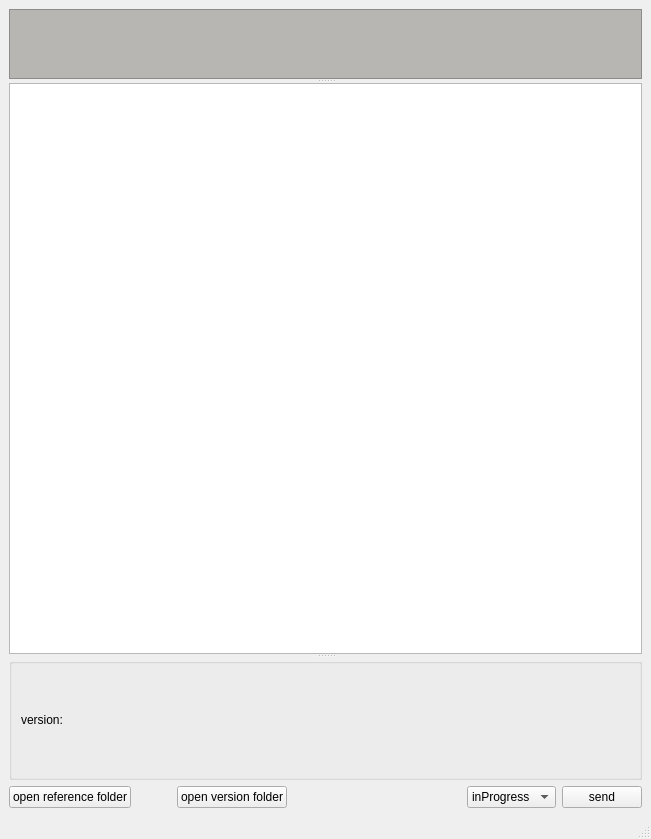
<?xml version="1.0" encoding="UTF-8"?>
<ui version="4.0">
 <class>MainWindow</class>
 <widget class="QMainWindow" name="MainWindow">
  <property name="geometry">
   <rect>
    <x>0</x>
    <y>0</y>
    <width>651</width>
    <height>839</height>
   </rect>
  </property>
  <property name="windowTitle">
   <string>MainWindow</string>
  </property>
  <property name="documentMode">
   <bool>false</bool>
  </property>
  <widget class="QWidget" name="centralwidget">
   <layout class="QVBoxLayout" name="verticalLayout">
    <item>
     <widget class="QSplitter" name="splitter">
      <property name="sizePolicy">
       <sizepolicy hsizetype="MinimumExpanding" vsizetype="Expanding">
        <horstretch>0</horstretch>
        <verstretch>0</verstretch>
       </sizepolicy>
      </property>
      <property name="orientation">
       <enum>Qt::Vertical</enum>
      </property>
      <widget class="QScrollArea" name="scrollArea">
       <property name="sizePolicy">
        <sizepolicy hsizetype="Expanding" vsizetype="Maximum">
         <horstretch>0</horstretch>
         <verstretch>0</verstretch>
        </sizepolicy>
       </property>
       <property name="palette">
        <palette>
         <active>
          <colorrole role="WindowText">
           <brush brushstyle="SolidPattern">
            <color alpha="255">
             <red>0</red>
             <green>0</green>
             <blue>0</blue>
            </color>
           </brush>
          </colorrole>
          <colorrole role="Button">
           <brush brushstyle="SolidPattern">
            <color alpha="255">
             <red>184</red>
             <green>182</green>
             <blue>179</blue>
            </color>
           </brush>
          </colorrole>
          <colorrole role="Light">
           <brush brushstyle="SolidPattern">
            <color alpha="255">
             <red>255</red>
             <green>255</green>
             <blue>255</blue>
            </color>
           </brush>
          </colorrole>
          <colorrole role="Midlight">
           <brush brushstyle="SolidPattern">
            <color alpha="255">
             <red>219</red>
             <green>218</green>
             <blue>217</blue>
            </color>
           </brush>
          </colorrole>
          <colorrole role="Dark">
           <brush brushstyle="SolidPattern">
            <color alpha="255">
             <red>92</red>
             <green>91</green>
             <blue>89</blue>
            </color>
           </brush>
          </colorrole>
          <colorrole role="Mid">
           <brush brushstyle="SolidPattern">
            <color alpha="255">
             <red>123</red>
             <green>121</green>
             <blue>119</blue>
            </color>
           </brush>
          </colorrole>
          <colorrole role="Text">
           <brush brushstyle="SolidPattern">
            <color alpha="255">
             <red>0</red>
             <green>0</green>
             <blue>0</blue>
            </color>
           </brush>
          </colorrole>
          <colorrole role="BrightText">
           <brush brushstyle="SolidPattern">
            <color alpha="255">
             <red>255</red>
             <green>255</green>
             <blue>255</blue>
            </color>
           </brush>
          </colorrole>
          <colorrole role="ButtonText">
           <brush brushstyle="SolidPattern">
            <color alpha="255">
             <red>0</red>
             <green>0</green>
             <blue>0</blue>
            </color>
           </brush>
          </colorrole>
          <colorrole role="Base">
           <brush brushstyle="SolidPattern">
            <color alpha="255">
             <red>255</red>
             <green>255</green>
             <blue>255</blue>
            </color>
           </brush>
          </colorrole>
          <colorrole role="Window">
           <brush brushstyle="SolidPattern">
            <color alpha="255">
             <red>184</red>
             <green>182</green>
             <blue>179</blue>
            </color>
           </brush>
          </colorrole>
          <colorrole role="Shadow">
           <brush brushstyle="SolidPattern">
            <color alpha="255">
             <red>0</red>
             <green>0</green>
             <blue>0</blue>
            </color>
           </brush>
          </colorrole>
          <colorrole role="AlternateBase">
           <brush brushstyle="SolidPattern">
            <color alpha="255">
             <red>219</red>
             <green>218</green>
             <blue>217</blue>
            </color>
           </brush>
          </colorrole>
          <colorrole role="ToolTipBase">
           <brush brushstyle="SolidPattern">
            <color alpha="255">
             <red>255</red>
             <green>255</green>
             <blue>220</blue>
            </color>
           </brush>
          </colorrole>
          <colorrole role="ToolTipText">
           <brush brushstyle="SolidPattern">
            <color alpha="255">
             <red>0</red>
             <green>0</green>
             <blue>0</blue>
            </color>
           </brush>
          </colorrole>
         </active>
         <inactive>
          <colorrole role="WindowText">
           <brush brushstyle="SolidPattern">
            <color alpha="255">
             <red>0</red>
             <green>0</green>
             <blue>0</blue>
            </color>
           </brush>
          </colorrole>
          <colorrole role="Button">
           <brush brushstyle="SolidPattern">
            <color alpha="255">
             <red>184</red>
             <green>182</green>
             <blue>179</blue>
            </color>
           </brush>
          </colorrole>
          <colorrole role="Light">
           <brush brushstyle="SolidPattern">
            <color alpha="255">
             <red>255</red>
             <green>255</green>
             <blue>255</blue>
            </color>
           </brush>
          </colorrole>
          <colorrole role="Midlight">
           <brush brushstyle="SolidPattern">
            <color alpha="255">
             <red>219</red>
             <green>218</green>
             <blue>217</blue>
            </color>
           </brush>
          </colorrole>
          <colorrole role="Dark">
           <brush brushstyle="SolidPattern">
            <color alpha="255">
             <red>92</red>
             <green>91</green>
             <blue>89</blue>
            </color>
           </brush>
          </colorrole>
          <colorrole role="Mid">
           <brush brushstyle="SolidPattern">
            <color alpha="255">
             <red>123</red>
             <green>121</green>
             <blue>119</blue>
            </color>
           </brush>
          </colorrole>
          <colorrole role="Text">
           <brush brushstyle="SolidPattern">
            <color alpha="255">
             <red>0</red>
             <green>0</green>
             <blue>0</blue>
            </color>
           </brush>
          </colorrole>
          <colorrole role="BrightText">
           <brush brushstyle="SolidPattern">
            <color alpha="255">
             <red>255</red>
             <green>255</green>
             <blue>255</blue>
            </color>
           </brush>
          </colorrole>
          <colorrole role="ButtonText">
           <brush brushstyle="SolidPattern">
            <color alpha="255">
             <red>0</red>
             <green>0</green>
             <blue>0</blue>
            </color>
           </brush>
          </colorrole>
          <colorrole role="Base">
           <brush brushstyle="SolidPattern">
            <color alpha="255">
             <red>255</red>
             <green>255</green>
             <blue>255</blue>
            </color>
           </brush>
          </colorrole>
          <colorrole role="Window">
           <brush brushstyle="SolidPattern">
            <color alpha="255">
             <red>184</red>
             <green>182</green>
             <blue>179</blue>
            </color>
           </brush>
          </colorrole>
          <colorrole role="Shadow">
           <brush brushstyle="SolidPattern">
            <color alpha="255">
             <red>0</red>
             <green>0</green>
             <blue>0</blue>
            </color>
           </brush>
          </colorrole>
          <colorrole role="AlternateBase">
           <brush brushstyle="SolidPattern">
            <color alpha="255">
             <red>219</red>
             <green>218</green>
             <blue>217</blue>
            </color>
           </brush>
          </colorrole>
          <colorrole role="ToolTipBase">
           <brush brushstyle="SolidPattern">
            <color alpha="255">
             <red>255</red>
             <green>255</green>
             <blue>220</blue>
            </color>
           </brush>
          </colorrole>
          <colorrole role="ToolTipText">
           <brush brushstyle="SolidPattern">
            <color alpha="255">
             <red>0</red>
             <green>0</green>
             <blue>0</blue>
            </color>
           </brush>
          </colorrole>
         </inactive>
         <disabled>
          <colorrole role="WindowText">
           <brush brushstyle="SolidPattern">
            <color alpha="255">
             <red>92</red>
             <green>91</green>
             <blue>89</blue>
            </color>
           </brush>
          </colorrole>
          <colorrole role="Button">
           <brush brushstyle="SolidPattern">
            <color alpha="255">
             <red>184</red>
             <green>182</green>
             <blue>179</blue>
            </color>
           </brush>
          </colorrole>
          <colorrole role="Light">
           <brush brushstyle="SolidPattern">
            <color alpha="255">
             <red>255</red>
             <green>255</green>
             <blue>255</blue>
            </color>
           </brush>
          </colorrole>
          <colorrole role="Midlight">
           <brush brushstyle="SolidPattern">
            <color alpha="255">
             <red>219</red>
             <green>218</green>
             <blue>217</blue>
            </color>
           </brush>
          </colorrole>
          <colorrole role="Dark">
           <brush brushstyle="SolidPattern">
            <color alpha="255">
             <red>92</red>
             <green>91</green>
             <blue>89</blue>
            </color>
           </brush>
          </colorrole>
          <colorrole role="Mid">
           <brush brushstyle="SolidPattern">
            <color alpha="255">
             <red>123</red>
             <green>121</green>
             <blue>119</blue>
            </color>
           </brush>
          </colorrole>
          <colorrole role="Text">
           <brush brushstyle="SolidPattern">
            <color alpha="255">
             <red>92</red>
             <green>91</green>
             <blue>89</blue>
            </color>
           </brush>
          </colorrole>
          <colorrole role="BrightText">
           <brush brushstyle="SolidPattern">
            <color alpha="255">
             <red>255</red>
             <green>255</green>
             <blue>255</blue>
            </color>
           </brush>
          </colorrole>
          <colorrole role="ButtonText">
           <brush brushstyle="SolidPattern">
            <color alpha="255">
             <red>92</red>
             <green>91</green>
             <blue>89</blue>
            </color>
           </brush>
          </colorrole>
          <colorrole role="Base">
           <brush brushstyle="SolidPattern">
            <color alpha="255">
             <red>184</red>
             <green>182</green>
             <blue>179</blue>
            </color>
           </brush>
          </colorrole>
          <colorrole role="Window">
           <brush brushstyle="SolidPattern">
            <color alpha="255">
             <red>184</red>
             <green>182</green>
             <blue>179</blue>
            </color>
           </brush>
          </colorrole>
          <colorrole role="Shadow">
           <brush brushstyle="SolidPattern">
            <color alpha="255">
             <red>0</red>
             <green>0</green>
             <blue>0</blue>
            </color>
           </brush>
          </colorrole>
          <colorrole role="AlternateBase">
           <brush brushstyle="SolidPattern">
            <color alpha="255">
             <red>184</red>
             <green>182</green>
             <blue>179</blue>
            </color>
           </brush>
          </colorrole>
          <colorrole role="ToolTipBase">
           <brush brushstyle="SolidPattern">
            <color alpha="255">
             <red>255</red>
             <green>255</green>
             <blue>220</blue>
            </color>
           </brush>
          </colorrole>
          <colorrole role="ToolTipText">
           <brush brushstyle="SolidPattern">
            <color alpha="255">
             <red>0</red>
             <green>0</green>
             <blue>0</blue>
            </color>
           </brush>
          </colorrole>
         </disabled>
        </palette>
       </property>
       <property name="horizontalScrollBarPolicy">
        <enum>Qt::ScrollBarAlwaysOff</enum>
       </property>
       <property name="widgetResizable">
        <bool>true</bool>
       </property>
       <property name="alignment">
        <set>Qt::AlignLeading|Qt::AlignLeft|Qt::AlignTop</set>
       </property>
       <widget class="QWidget" name="scrollAreaWidgetContents">
        <property name="geometry">
         <rect>
          <x>0</x>
          <y>0</y>
          <width>637</width>
          <height>70</height>
         </rect>
        </property>
        <layout class="QVBoxLayout" name="verticalLayout_2"/>
       </widget>
      </widget>
      <widget class="QPlainTextEdit" name="plainTextEdit">
       <property name="sizePolicy">
        <sizepolicy hsizetype="Expanding" vsizetype="Minimum">
         <horstretch>0</horstretch>
         <verstretch>0</verstretch>
        </sizepolicy>
       </property>
       <property name="minimumSize">
        <size>
         <width>0</width>
         <height>2</height>
        </size>
       </property>
       <property name="maximumSize">
        <size>
         <width>16777215</width>
         <height>16777215</height>
        </size>
       </property>
      </widget>
      <widget class="QGroupBox" name="groupBox_2">
       <property name="sizePolicy">
        <sizepolicy hsizetype="Preferred" vsizetype="Fixed">
         <horstretch>0</horstretch>
         <verstretch>0</verstretch>
        </sizepolicy>
       </property>
       <property name="title">
        <string/>
       </property>
       <layout class="QHBoxLayout" name="horizontalLayout_2">
        <item>
         <widget class="QLabel" name="reviewVersion">
          <property name="sizePolicy">
           <sizepolicy hsizetype="Preferred" vsizetype="Fixed">
            <horstretch>0</horstretch>
            <verstretch>0</verstretch>
           </sizepolicy>
          </property>
          <property name="text">
           <string>version:</string>
          </property>
         </widget>
        </item>
       </layout>
      </widget>
     </widget>
    </item>
    <item>
     <layout class="QHBoxLayout" name="horizontalLayout_3">
      <item>
       <widget class="QPushButton" name="pushOpenReferenceReview">
        <property name="text">
         <string>open reference folder</string>
        </property>
       </widget>
      </item>
      <item>
       <spacer name="horizontalSpacer">
        <property name="orientation">
         <enum>Qt::Horizontal</enum>
        </property>
        <property name="sizeType">
         <enum>QSizePolicy::Fixed</enum>
        </property>
        <property name="sizeHint" stdset="0">
         <size>
          <width>40</width>
          <height>20</height>
         </size>
        </property>
       </spacer>
      </item>
      <item>
       <widget class="QPushButton" name="pushOpenVersion">
        <property name="text">
         <string>open version folder</string>
        </property>
       </widget>
      </item>
      <item>
       <spacer name="horizontalSpacer_2">
        <property name="orientation">
         <enum>Qt::Horizontal</enum>
        </property>
        <property name="sizeHint" stdset="0">
         <size>
          <width>40</width>
          <height>20</height>
         </size>
        </property>
       </spacer>
      </item>
      <item>
       <widget class="QComboBox" name="comboProgress">
        <item>
         <property name="text">
          <string>inProgress</string>
         </property>
        </item>
        <item>
         <property name="text">
          <string>done</string>
         </property>
        </item>
       </widget>
      </item>
      <item>
       <widget class="QPushButton" name="pushSend">
        <property name="text">
         <string>send</string>
        </property>
       </widget>
      </item>
     </layout>
    </item>
   </layout>
  </widget>
  <widget class="QStatusBar" name="statusbar"/>
 </widget>
 <resources/>
 <connections/>
</ui>
